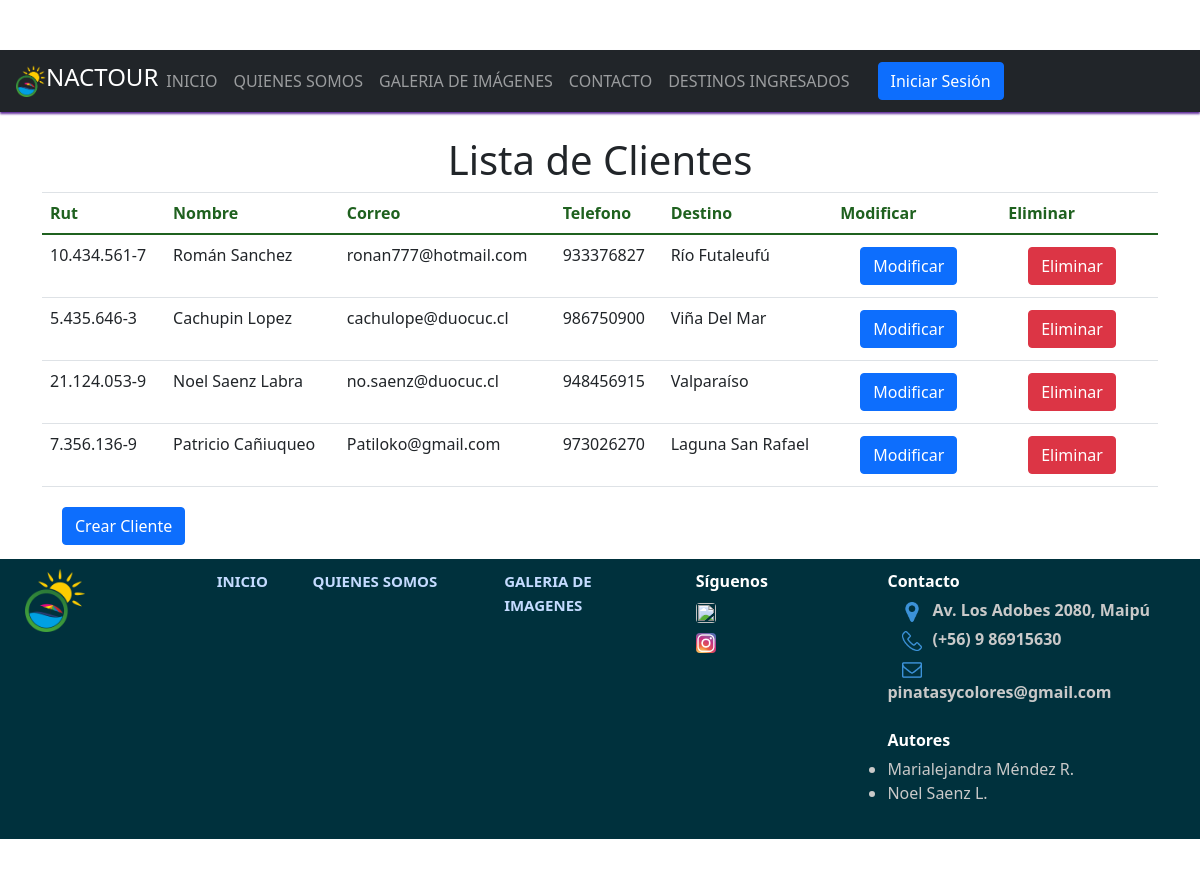
The app's page /mostrar/ with its own data.
### core/models.py (models this page shows, shortened)
class Cliente(models.Model):
    nro_identif=models.CharField(max_length=15, primary_key=True, verbose_name='Rut')
    nombreCompleto=models.CharField(max_length=40, verbose_name='Nombre Completo')
    email=models.CharField(max_length=40, verbose_name='Email')
    telefono=models.IntegerField(max_length=9, verbose_name='Telefono')
    destino=models.ForeignKey(Destino, on_delete=models.CASCADE)

class Destino(models.Model):
    cod_des= models.IntegerField(primary_key=True, verbose_name='Codigo Destino')
    nombre_des=models.CharField(max_length=55, verbose_name='Nombre Destino')
    precio=models.IntegerField(max_length=6, verbose_name='Precio')
    imagen=models.ImageField(upload_to="imagenes", null=True, verbose_name='Imagen')  #la img
    def __str__(self):
        return self.nombre_des

### core/views.py (the view)
# urls.py: path('mostrar/', mostrar, name="mostrar"),
def mostrar(request):
    clientes = Cliente.objects.all()
    datos={
        'consumidores':clientes
    }
    return render(request, 'mostrar.html', datos)

### core/templates/mostrar.html (shortened to what this page needs)
<!DOCTYPE html>
<html lang="en">
<head>
    {% load static %}
    <link rel="stylesheet" type="text/css" href="{% static 'css/bootstrap.min.css' %}">
    <link rel="stylesheet" type="text/css" href="{% static 'css/estilos.css' %}">
    <link href="https://cdn.jsdelivr.net/npm/bootstrap@5.0.2/dist/css/bootstrap.min.css" rel="stylesheet">
</head>
<body>
    <nav class="navbar navbar-expand-sm navbar-dark bg-dark mb-4">
        <img src="{% static 'img/logo.png' %}" alt="logo" width="30px">
            <h4>NacTour</h4>
        <div class="collapse navbar-collapse" id="Opciones">
            <ul class="navbar-nav">
                <li class="nav-item">
                    <a class="nav-link" href="{% url 'inicio' %}">INICIO</a>
                </li>
                <li class="nav-item">
                    <a class="nav-link" href="{% url 'quienes_somos' %}">QUIENES SOMOS</a>
                </li>
                <li class="nav-item">
                    <a class="nav-link" href="{% url 'Galeria_imagenes'%}">GALERIA DE IMÁGENES</a>
                </li>
                <li class="nav-item">
                    <a class="nav-link" href="{% url 'nuevo_formulario_' %}">CONTACTO</a>
                </li>
                <li class="nav-item">
                    <a class="nav-link" href="{% url 'mostrarDestino' %}">DESTINOS INGRESADOS</a>
                </li>
            </ul>
            <div>
                {% if user.is_authenticated %}
                    <a href="{% url 'logout' %}" id="salir">
                       <input type="submit" value="Cerrar Sesión" class="btn btn-primary" style="float: right;">
                    </a>
                {% else %}
                <a href="{% url 'login' %}" id="ingresar">
                    <input type="submit" value="Iniciar Sesión" class="btn btn-primary" style="float: right;">
                </a>
                {% endif %}
            </div>
        </div>
    </nav>
    <div class="container">
        <h1>Lista de Clientes</h1>
        <table class="table">
            <thead>
                <tr>
                    <th>Rut</th>
                    <th>Nombre</th>
                    <th>Correo</th>
                    <th>Telefono</th>
                    <th>Destino</th>
                    <th>Modificar </th>
                    <th>Eliminar</th>
                </tr>
            </thead>
            <tbody>
                {% for co in consumidores %}
                    <tr>
                        <td>{{co.nro_identif}}</td>
                        <td>{{co.nombreCompleto}}</td>
                        <td>{{co.email}}</td>
                        <td>{{co.telefono}}</td>
                        <td>{{co.destino}}</td>
                        <td><a href="{% url 'modificar' co.nro_identif %}" class="btn btn-primary">Modificar</a></td>
                        <td><a href="{% url 'eliminar' co.nro_identif %}" class="btn btn-danger">Eliminar</a></td>
                    </tr>
                {% endfor%}
            </tbody>
        </table>
        <a href="{% url 'crear' %}" class="btn btn-primary">Crear Cliente</a>
    </div>
    <footer>
        <div class="row col-12">
            <div class="col-lg-2">
                <img src="{% static 'img/logo.png' %}" alt="logoBookStop" width="60px">
            </div>
            <div class="col-lg-1">
                <a href="{% url 'inicio' %}" id="linkFooter" style="color: rgb(196, 219, 255); font-size: 15px;"><strong>INICIO</strong></a>
            </div>
            <div class="col-lg-2">
                <a href="{% url 'quienes_somos' %}" id="linkFooter" style="color: rgb(196, 219, 255); font-size: 15px;"><strong>QUIENES SOMOS</strong></a>
            </div>
            <div class="col-lg-2">
                <a href="{% url 'Galeria_imagenes'%}" id="linkFooter" style="color: rgb(196, 219, 255); font-size: 15px;"><strong>GALERIA DE IMAGENES</strong></a>
            </div>
            <div class="col-lg-2">
                <strong>Síguenos</strong>
                <br>
                <div class="row">
                    <a href="https://www.facebook.com/profile.php?id=100083394426070&mibextid=ZbWKwL" target="_blank">
                        <img src="{% static 'img/logo_facebook.jpg' %}" alt=""  class="rounded" width="20px" height="20px" style=" margin-top: 10px;">
                    </a>
                </div>
                <div class="row">
                    <a href="https://instagram.com/pinatas_y_colores?utm_medium=copy_link" target="_blank">
                        <img src="{% static 'img/logo_instagram.jpg' %}" alt="" class="rounded" width="20px" height="20px" style=" margin-top: 10px;" >
                    </a>
                </div>
            </div>
            <div class="col-lg-3 ">
                <strong>Contacto</strong>
                <br>
                <div class="row">
                    <div class="col contactofooter">
                        <img src="{% static 'img/logo_localizacion.png' %}" alt="" width="20px" height="20px"
                        style="margin-right: 10px; margin-left: 15px; text-align: center;"><strong>Av. Los Adobes 2080, Maipú</strong>
                    </div>
                </div>
                <div class="row">
                    <div class="col contactofooter">
                        <img src="{% static 'img/logo_telefono.png' %}" alt="" width="20px" height="20px"
                        style="margin-right: 10px; margin-left: 15px; text-align: center;"><strong>(+56) 9 86915630</strong>
                    </div>
                </div>
                <div class="row">
                    <div class="col contactofooter">
                        <img src="{% static 'img/logo_email.png' %}" alt="" width="20px" height="20px"
                        style="margin-right: 10px; margin-left: 15px; text-align: center;"><strong>pinatasycolores@gmail.com</strong>
                    </div>
                </div>
                <br>
                <div class="row">
                    <div class="col">
                        <strong>Autores</strong>
                        <div class="row contactofooter">
                            <ul>
                                <li>Marialejandra Méndez R.</li>
                                <li>Noel Saenz L.</li>
                            </ul>
                        </div>
                    </div>
                </div>
                <br>
                <p>&copy; Copyrigth Derechos reservados</p>
            </div>
        </div>
    </footer>
</body>
</html>

### core/static/css/estilos.css (style rules this page uses)
h4 { color: white; text-align: center; width: auto; height: auto; text-transform: uppercase; }
h1 { text-align: center; }
p { text-align: justify; }
body { background-color: #9ec2e6; padding-top: 100px; }
.navbar { box-shadow:0px 2px 2px rgb(99, 49, 156); position: fixed; z-index: 1; display: flex; transition: 0.3s; width: 100%; top: 0; }
.btn { background-color: crimson; border: none; color: azure; padding: 10px; text-align: center; display: inline-block; font-size: 13px; margin: 4px 20px; }
body { background-color: #000000; padding-top: 50px; }
footer { padding: 10px; color: white; background-color: rgb(0, 49, 61); height: 280px; margin-top: 10px; }
footer div p { font-size: 12px; color: white; padding-top: 5px; line-height: 5px; }
#linkFooter { color: white; text-decoration: none; }
.contactofooter { color: rgb(201, 201, 201); padding-top: 5px; text-align: left; }
* { margin: 0; padding: 0; }
body { background: #d2d9e4; font-family: sans-serif; }
th { color: #1f611f; }

### records on screen
Cliente: nro_identif "10.434.561-7", nombreCompleto "Román Sanchez", email "ronan777@hotmail.com", telefono "933376827", destino "Río Futaleufú"
Cliente: nro_identif "5.435.646-3", nombreCompleto "Cachupin Lopez", email "cachulope@duocuc.cl", telefono "986750900", destino "Viña Del Mar"
Cliente: nro_identif "21.124.053-9", nombreCompleto "Noel Saenz Labra", email "no.saenz@duocuc.cl", telefono "948456915", destino "Valparaíso"
Cliente: nro_identif "7.356.136-9", nombreCompleto "Patricio Cañiuqueo", email "Patiloko@gmail.com", telefono "973026270", destino "Laguna San Rafael"
